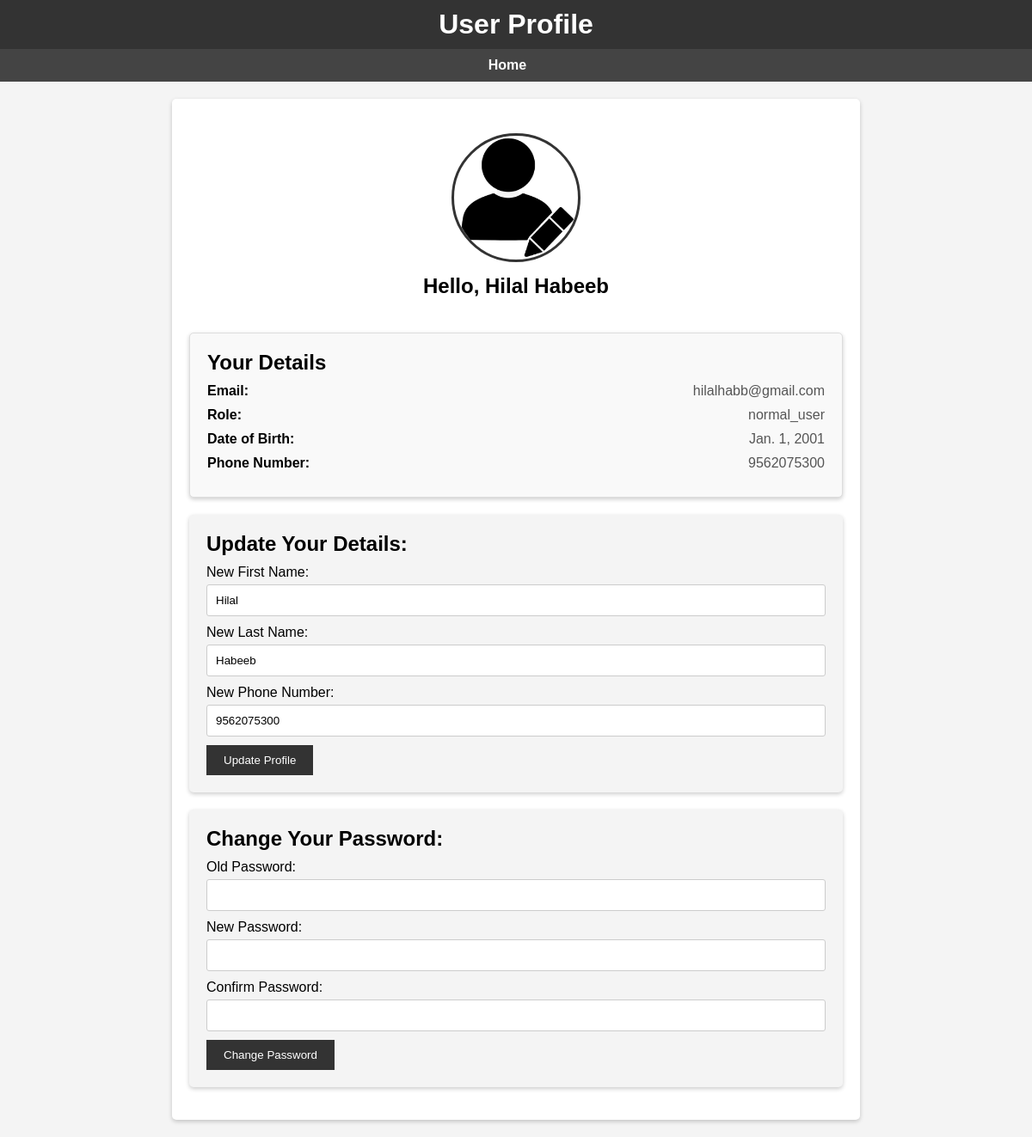
Page /userprofile/ (signed in) on the committed database.
### app/models.py (models this page shows, shortened)
class Usertable(AbstractUser):
    username = models.CharField(max_length=20, blank=True, null=True, unique=True)
    role = models.CharField(max_length=25, default="normal_user")
    email = models.EmailField(primary_key=True, unique=True)  # Email as unique USERNAME_FIELD
    dob = models.DateField(default='2000-01-01')
    phone_number = models.CharField(max_length=15, blank=True, null=True)
    objects = CustomUserManager()

### app/views.py (the view)
# urls.py: path('userprofile/', user_profile, name="user_profile"),
@login_required
def user_profile(request):
    user = request.user
    formatted_dob = user.dob.strftime('%Y-%m-d') if user.dob else ''
    messages = django_messages.get_messages(request)
    context = {'user': user, 'formatted_dob': formatted_dob, 'messages': messages}
    return render(request, 'userprofile.html', context)

### app/templates/userprofile.html (shortened to what this page needs)
{% load static %}
<!DOCTYPE html>
<html>
<head>
</head>
<body>
    <header>
        <h1>User Profile</h1>
    </header>
    <nav>
        <ul>
            <li><a href="{% url 'index2' %}">Home</a></li>
        </ul>
    </nav>
    <div class="container">
        <div class="profile">
            <img src="{% static 'images/icons/dp.png' %}" alt="User Profile Image">
            <h1>Hello, {{ user.first_name }} {{ user.last_name }}</h1>
        </div>
        <div class="user-details">
            <h2>Your Details</h2>
            <div class="detail-item">
                <span class="detail-label">Email:</span>
                <span class="detail-value">{{ user.email }}</span>
            </div>
            <div class="detail-item">
                <span class="detail-label">Role:</span>
                <span class="detail-value">{{ user.role }}</span>
            </div>
            <div class="detail-item">
                <span class="detail-label">Date of Birth:</span>
                <span class="detail-value">{{ user.dob }}</span>
            </div>
            <div class="detail-item">
                <span class="detail-label">Phone Number:</span>
                <span class="detail-value">{{ user.phone_number }}</span>
            </div>
        </div>
        <div class="update-form">
            <h2>Update Your Details:</h2>
            <form method="POST" action="{% url 'update_user_details' %}" id="update-details-form">
                <label for="new_first_name">New First Name:</label>
                <input type="text" id="new_first_name" name="new_first_name" value="{{ user.first_name }}">
                <label for="new_last_name">New Last Name:</label>
                <input type="text" id="new_last_name" name="new_last_name" value="{{ user.last_name }}">
                <label for="new_phone_number">New Phone Number:</label>
                <input type="text" id="new_phone_number" name="new_phone_number" value="{{ user.phone_number }}">
                <button type="submit">Update Profile</button>
            </form>
        </div>
<div class="update-form">
    <h2>Change Your Password:</h2>
    <form method="POST" action="{% url 'change_password' %}" id="change-password-form">
        <label for="old_password">Old Password:</label>
        <input type="password" id="old_password" name="old_password" required>
        <label for="new_password1">New Password:</label>
        <input type="password" id="new_password1" name="new_password1" required>
        <label for="new_password2">Confirm Password:</label>
        <input type="password" id="new_password2" name="new_password2" required>
        <button type="submit">Change Password</button>
    </form>
</div>
        <br>
    </div>
</body>
</html>

### app/templates/userprofile.html (style rules this page uses)
* { margin: 0; padding: 0; box-sizing: border-box; }
body { font-family: Arial, sans-serif; background-color: #f4f4f4; margin: 0; padding: 0; }
header { background-color: #333; color: #fff; padding: 10px; text-align: center; }
nav { background-color: #444; color: #fff; text-align: center; padding: 10px; }
nav ul { list-style-type: none; }
nav ul li { display: inline; margin-right: 20px; }
nav ul li a { text-decoration: none; color: #fff; font-weight: bold; }
.container { max-width: 800px; margin: 20px auto; background-color: #fff; padding: 20px; border-radius: 5px; box-shadow: 0 2px 5px rgba(0, 0, 0, 0.2); }
.profile { text-align: center; padding: 20px; }
.profile img { width: 150px; height: 150px; border-radius: 50%; object-fit: cover; border: 3px solid #333; }
.profile h1 { margin-top: 10px; font-size: 24px; }
.user-details { margin-top: 20px; }
.update-form { margin-top: 20px; background-color: #f4f4f4; padding: 20px; border-radius: 5px; box-shadow: 0 2px 5px rgba(0, 0, 0, 0.2); }
.update-form label { display: block; margin-top: 10px; }
.update-form input { width: 100%; padding: 10px; margin-top: 5px; border: 1px solid #ccc; border-radius: 3px; }
.update-form button { background-color: #333; color: #fff; border: none; padding: 10px 20px; margin-top: 10px; cursor: pointer; }
.user-details { margin-top: 20px; border: 1px solid #ddd; padding: 20px; border-radius: 5px; background-color: #f9f9f9; box-shadow: 0 2px 5px rgba(0, 0, 0, 0.2); }
.detail-item { display: flex; justify-content: space-between; margin: 10px 0; }
.detail-label { font-weight: bold; }
.detail-value { color: #555; }

### rows in the picture
Usertable: first_name "Hilal", last_name "Habeeb", email "hilalhabb@gmail.com", role "normal_user", dob "Jan. 1, 2001", phone_number "9562075300", new_first_name "Hilal", new_last_name "Habeeb", new_phone_number "9562075300"
